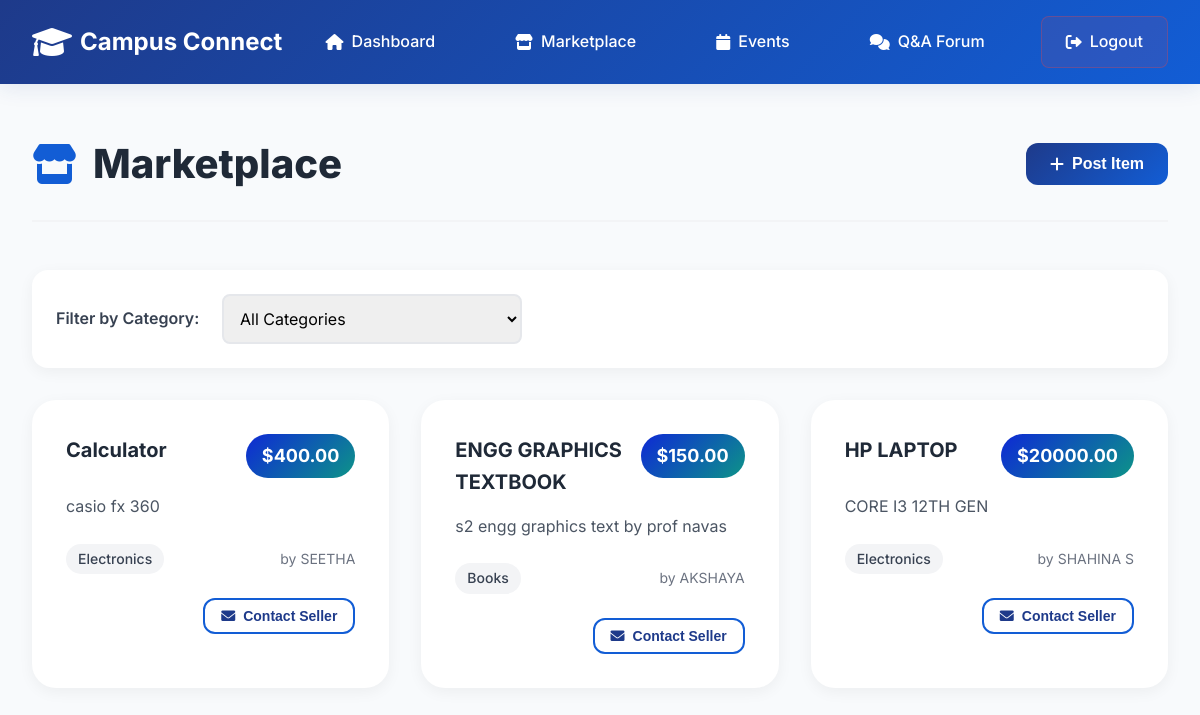
The app's page /marketplace (signed in) with its own data.
### tables this page shows
CREATE TABLE marketplace_items (
            id INTEGER PRIMARY KEY AUTOINCREMENT,
            user_id INTEGER NOT NULL,
            title TEXT NOT NULL,
            description TEXT NOT NULL,
            price DECIMAL(10,2) NOT NULL,
            category TEXT NOT NULL,
            contact_info TEXT NOT NULL,
            created_at TIMESTAMP DEFAULT CURRENT_TIMESTAMP,
            FOREIGN KEY (user_id) REFERENCES users (id)
        );

CREATE TABLE users (
            id INTEGER PRIMARY KEY AUTOINCREMENT,
            name TEXT NOT NULL,
            email TEXT UNIQUE NOT NULL,
            password_hash TEXT NOT NULL,
            reg_no TEXT UNIQUE NOT NULL,
            created_at TIMESTAMP DEFAULT CURRENT_TIMESTAMP
        );

### app.py (the view)
@app.route('/marketplace')
def marketplace():
    if 'user_id' not in session:
        return redirect(url_for('login'))
    category = request.args.get('category', '')
    conn = get_db_connection()
    if category:
        items = conn.execute('''
            SELECT m.*, u.name as seller_name FROM marketplace_items m
            JOIN users u ON m.user_id = u.id
            WHERE m.category = ?
            ORDER BY m.created_at DESC
        ''', (category,)).fetchall()
    else:
        items = conn.execute('''
            SELECT m.*, u.name as seller_name FROM marketplace_items m
            JOIN users u ON m.user_id = u.id
            ORDER BY m.created_at DESC
        ''').fetchall()
    categories = conn.execute('''
        SELECT DISTINCT category FROM marketplace_items
        ORDER BY category
    ''').fetchall()
    conn.close()
    return render_template('marketplace/marketplace.html', items=items, categories=categories, selected_category=category)

### app.py (called while the page is built)
def get_db_connection():
    conn = sqlite3.connect('campus_connect.db')
    conn.row_factory = sqlite3.Row
    return conn

### templates/marketplace/marketplace.html (shortened to what this page needs)
{% extends "base.html" %}
{% block content %}
<div class="page-container">
    <div class="page-header">
        <h1><i class="fas fa-store"></i> Marketplace</h1>
        <button class="btn btn-primary" onclick="openModal('addItemModal')">
            <i class="fas fa-plus"></i> Post Item
        </button>
    </div>
    <div class="filters-section">
        <div class="filter-group">
            <label for="categoryFilter">Filter by Category:</label>
            <select id="categoryFilter" onchange="filterByCategory(this.value)">
                <option value="">All Categories</option>
            </select>
        </div>
    </div>
    <div class="items-grid">
        {% for item in items %}
        <div class="item-card">
            <div class="item-header">
                <h3>{{ item.title }}</h3>
                <span class="item-price">${{ "%.2f"|format(item.price) }}</span>
            </div>
            <div class="item-content">
                <p class="item-description">{{ item.description }}</p>
                <div class="item-meta">
                    <span class="item-category">{{ item.category }}</span>
                    <span class="item-seller">by {{ item.seller_name }}</span>
                </div>
            </div>
            <div class="item-actions">
                <button class="btn btn-secondary btn-small contact-btn" onclick="revealContact({{ item.id }}, this)">
                    <i class="fas fa-envelope"></i> Contact Seller
                </button>
            </div>
        </div>
        {% endfor %}
    </div>
</div>
{% endblock %}

### templates/base.html (shortened to what this page needs)
<!DOCTYPE html>
<html lang="en">
<head>
    <link rel="stylesheet" href="{{ url_for('static', filename='css/style.css') }}">
    <link href="https://cdnjs.cloudflare.com/ajax/libs/font-awesome/6.0.0/css/all.min.css" rel="stylesheet">
</head>
<body>
    {% if session.user_id %}
    <nav class="navbar">
        <div class="nav-container">
            <div class="nav-brand">
                <i class="fas fa-graduation-cap"></i>
                <span>Campus Connect</span>
            </div>
            <ul class="nav-menu">
                <li class="nav-item">
                    <a href="{{ url_for('dashboard') }}" class="nav-link">
                        <i class="fas fa-home"></i> Dashboard
                    </a>
                </li>
                <li class="nav-item">
                    <a href="{{ url_for('marketplace') }}" class="nav-link">
                        <i class="fas fa-store"></i> Marketplace
                    </a>
                </li>
                <li class="nav-item">
                    <a href="{{ url_for('events') }}" class="nav-link">
                        <i class="fas fa-calendar"></i> Events
                    </a>
                </li>
                <li class="nav-item">
                    <a href="{{ url_for('forum') }}" class="nav-link">
                        <i class="fas fa-comments"></i> Q&A Forum
                    </a>
                </li>
                <li class="nav-item">
                    <a href="{{ url_for('logout') }}" class="nav-link logout">
                        <i class="fas fa-sign-out-alt"></i> Logout
                    </a>
                </li>
            </ul>
        </div>
    </nav>
    {% endif %}
    <main class="main-content">
        {% block content %}{% endblock %}
    </main>
</body>
</html>

### static/css/style.css (style rules this page uses)
* { margin: 0; padding: 0; box-sizing: border-box; }
body { font-family: 'Inter', -apple-system, BlinkMacSystemFont, 'Segoe UI', Roboto, sans-serif; line-height: 1.6; color: #1f2937; background-color: #f8fafc; }
:root { --primary: #1e3a8a; --primary-light: #125dd5; --secondary: #0e29d5; --accent: #0bb3f5; --success: #1c33e2; --error: #ef4444; --warning: #0bbef5; --gray-50: #f9fafb; --gray-100: #f3f4f6; --gray-200: #e5e7eb; --gray-300: #d1d5db; --gray-400: #9ca3af; --gray-500: #6b7280; --gray-600: #4b5563; --gray-700: #374151; --gray-800: #1f2937; --gray-900: #111827; --white: #ffffff; }
.navbar { background: linear-gradient(135deg, var(--primary) 0%, var(--primary-light) 100%); color: var(--white); padding: 0; box-shadow: 0 4px 20px rgba(30, 58, 138, 0.1); position: sticky; top: 0; z-index: 1000; }
.nav-container { max-width: 1200px; margin: 0 auto; display: flex; justify-content: space-between; align-items: center; padding: 1rem 2rem; }
.nav-brand { display: flex; align-items: center; gap: 0.5rem; font-size: 1.5rem; font-weight: 700; color: var(--white); text-decoration: none; }
.nav-brand i { font-size: 2rem; }
.nav-menu { display: flex; list-style: none; gap: 2rem; align-items: center; }
.nav-link { color: var(--white); text-decoration: none; padding: 0.75rem 1.5rem; border-radius: 0.5rem; transition: all 0.3s ease; display: flex; align-items: center; gap: 0.5rem; font-weight: 500; }
.nav-link.logout { background-color: rgba(239, 68, 68, 0.1); border: 1px solid rgba(239, 68, 68, 0.3); }
.main-content { min-height: calc(100vh - 80px); }
.btn { display: inline-flex; align-items: center; gap: 0.5rem; padding: 0.75rem 1.5rem; border: none; border-radius: 0.75rem; font-weight: 600; text-decoration: none; cursor: pointer; transition: all 0.3s ease; font-size: 1rem; }
.btn-primary { background: linear-gradient(135deg, var(--primary) 0%, var(--primary-light) 100%); color: var(--white); }
.btn-secondary { background-color: var(--white); color: var(--primary); border: 2px solid var(--primary-light); }
.btn-small { padding: 0.5rem 1rem; font-size: 0.875rem; }
input, select, textarea { width: 100%; padding: 1rem; border: 2px solid var(--gray-200); border-radius: 0.75rem; font-size: 1rem; transition: all 0.3s ease; font-family: inherit; }
.page-container { max-width: 1200px; margin: 0 auto; padding: 3rem 2rem; }
.page-header { display: flex; justify-content: space-between; align-items: center; margin-bottom: 3rem; padding-bottom: 1.5rem; border-bottom: 2px solid var(--gray-100); }
.page-header h1 { font-size: 2.5rem; font-weight: 800; color: var(--gray-800); display: flex; align-items: center; gap: 1rem; }
.page-header h1 i { color: var(--primary-light); }
.filters-section { background: var(--white); border-radius: 1rem; padding: 1.5rem; margin-bottom: 2rem; box-shadow: 0 4px 15px rgba(0, 0, 0, 0.05); }
.filter-group { display: flex; align-items: center; gap: 1rem; }
.filter-group label { font-weight: 600; color: var(--gray-700); min-width: 150px; }
.filter-group select { flex: 1; max-width: 300px; padding: 0.75rem; border-radius: 0.5rem; }
.items-grid { display: grid; grid-template-columns: repeat(auto-fill, minmax(350px, 1fr)); gap: 2rem; }
.item-card { background: var(--white); border-radius: 1.5rem; padding: 2rem; box-shadow: 0 4px 15px rgba(0, 0, 0, 0.05); transition: all 0.3s ease; border: 2px solid transparent; }
.item-header { display: flex; justify-content: space-between; align-items: flex-start; margin-bottom: 1rem; }
.item-header h3 { font-size: 1.25rem; font-weight: 700; color: var(--gray-800); flex: 1; }
.item-price { background: linear-gradient(135deg, var(--secondary) 0%, #0d9488 100%); color: var(--white); padding: 0.5rem 1rem; border-radius: 2rem; font-weight: 700; font-size: 1.125rem; }
.item-description { color: var(--gray-600); line-height: 1.6; margin-bottom: 1.5rem; }
.item-meta { display: flex; justify-content: space-between; align-items: center; margin-bottom: 1.5rem; font-size: 0.875rem; }
.item-category { background-color: var(--gray-100); color: var(--gray-700); padding: 0.25rem 0.75rem; border-radius: 1rem; font-weight: 500; }
.item-seller { color: var(--gray-500); }
.item-actions { display: flex; justify-content: flex-end; }

### records on screen
marketplace_items: title "Calculator", price "400.00", description "casio fx 360", category "Electronics", seller_name "SEETHA"
marketplace_items: title "ENGG GRAPHICS TEXTBOOK", price "150.00", description "s2 engg graphics text by prof navas", category "Books", seller_name "AKSHAYA"
marketplace_items: title "HP LAPTOP", price "20000.00", description "CORE I3 12TH GEN", category "Electronics", seller_name "SHAHINA S"
